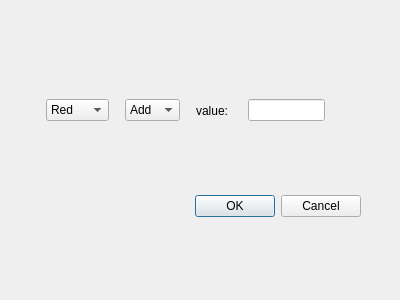
<?xml version="1.0" encoding="UTF-8"?>
<ui version="4.0">
 <class>Dialog</class>
 <widget class="QDialog" name="Dialog">
  <property name="geometry">
   <rect>
    <x>0</x>
    <y>0</y>
    <width>400</width>
    <height>300</height>
   </rect>
  </property>
  <property name="windowTitle">
   <string>Dialog</string>
  </property>
  <widget class="QDialogButtonBox" name="buttonBox">
   <property name="geometry">
    <rect>
     <x>20</x>
     <y>190</y>
     <width>341</width>
     <height>32</height>
    </rect>
   </property>
   <property name="orientation">
    <enum>Qt::Horizontal</enum>
   </property>
   <property name="standardButtons">
    <set>QDialogButtonBox::Cancel|QDialogButtonBox::Ok</set>
   </property>
  </widget>
  <widget class="QWidget" name="horizontalLayoutWidget">
   <property name="geometry">
    <rect>
     <x>30</x>
     <y>90</y>
     <width>311</width>
     <height>41</height>
    </rect>
   </property>
   <layout class="QHBoxLayout" name="horizontalLayout">
    <property name="spacing">
     <number>16</number>
    </property>
    <property name="leftMargin">
     <number>16</number>
    </property>
    <property name="rightMargin">
     <number>16</number>
    </property>
    <item>
     <widget class="QComboBox" name="comboBox">
      <item>
       <property name="text">
        <string>Red</string>
       </property>
      </item>
      <item>
       <property name="text">
        <string>Green</string>
       </property>
      </item>
      <item>
       <property name="text">
        <string>Blue</string>
       </property>
      </item>
      <item>
       <property name="text">
        <string>A</string>
       </property>
      </item>
     </widget>
    </item>
    <item>
     <widget class="QComboBox" name="operatorRedBox">
      <item>
       <property name="text">
        <string>Add</string>
       </property>
      </item>
      <item>
       <property name="text">
        <string>Multi</string>
       </property>
      </item>
     </widget>
    </item>
    <item>
     <widget class="QLabel" name="label">
      <property name="text">
       <string>value: </string>
      </property>
     </widget>
    </item>
    <item>
     <widget class="QLineEdit" name="alphaValue"/>
    </item>
   </layout>
  </widget>
 </widget>
 <resources/>
 <connections>
  <connection>
   <sender>buttonBox</sender>
   <signal>accepted()</signal>
   <receiver>Dialog</receiver>
   <slot>accept()</slot>
   <hints>
    <hint type="sourcelabel">
     <x>248</x>
     <y>254</y>
    </hint>
    <hint type="destinationlabel">
     <x>157</x>
     <y>274</y>
    </hint>
   </hints>
  </connection>
  <connection>
   <sender>buttonBox</sender>
   <signal>rejected()</signal>
   <receiver>Dialog</receiver>
   <slot>reject()</slot>
   <hints>
    <hint type="sourcelabel">
     <x>316</x>
     <y>260</y>
    </hint>
    <hint type="destinationlabel">
     <x>286</x>
     <y>274</y>
    </hint>
   </hints>
  </connection>
 </connections>
</ui>
